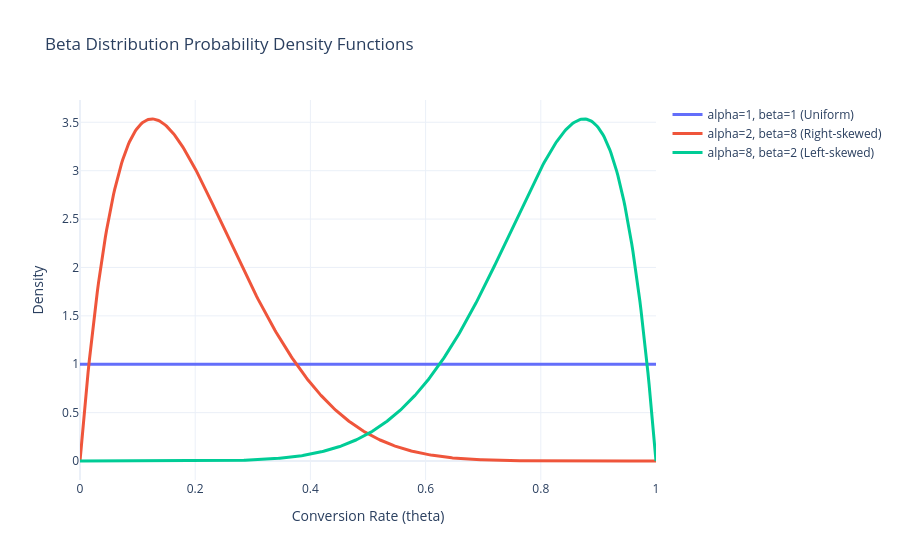

The code cell stored with this chart in its notebook:
### Markdown cell above
## 1. Structural Probability and Properties

The Beta distribution is defined by two shape parameters, $\alpha$ and $\beta$, which act as "pseudo-counts" of successes and failures.

*   **Uninformative state $(\alpha=1, \beta=1)$:** The density is perfectly flat (a Uniform distribution). The center of mass is exactly at 0.5, representing complete uncertainty where all values of $\theta$ are equally likely.
*   **Right-skewed state $(\alpha=2, \beta=8)$:** The parameter $\beta$ is dominant, pulling the probability mass strongly toward 0. The distribution has a long tail to the right (right-skewed), indicating a high belief that the true probability is low.
*   **Left-skewed state $(\alpha=8, \beta=2)$:** The parameter $\alpha$ is dominant, pulling the probability mass strongly toward 1. The distribution has a long tail to the left (left-skewed), indicating a high belief that the true probability is high.

### Code cell
import numpy as np
import plotly.graph_objects as go
from scipy.stats import beta

theta = np.linspace(0, 1, 500)

fig = go.Figure()

# (1, 1) Uninformative
fig.add_trace(go.Scatter(x=theta, y=beta.pdf(theta, 1, 1), 
                         name="alpha=1, beta=1 (Uniform)", line=dict(width=3)))

# (2, 8) Right-skewed
fig.add_trace(go.Scatter(x=theta, y=beta.pdf(theta, 2, 8), 
                         name="alpha=2, beta=8 (Right-skewed)", line=dict(width=3)))

# (8, 2) Left-skewed
fig.add_trace(go.Scatter(x=theta, y=beta.pdf(theta, 8, 2), 
                         name="alpha=8, beta=2 (Left-skewed)", line=dict(width=3)))

fig.update_layout(title="Beta Distribution Probability Density Functions",
                  xaxis_title="Conversion Rate (theta)",
                  yaxis_title="Density",
                  template="plotly_white")
fig.show()

### Figure 1 — Plotly figure (JSON) as saved in the notebook; plotly's stock layout.template omitted (floating-point values rounded to 4 significant figures; data arrays with more than 128 entries replaced by an {"elided": "..."} marker saying what was removed)
{"data": [{"line": {"width": 3}, "name": "alpha=1, beta=1 (Uniform)", "type": "scatter", "x": {"elided": "500 float values"}, "y": {"elided": "500 float values"}}, {"line": {"width": 3}, "name": "alpha=2, beta=8 (Right-skewed)", "type": "scatter", "x": {"elided": "500 float values"}, "y": {"elided": "500 float values"}}, {"line": {"width": 3}, "name": "alpha=8, beta=2 (Left-skewed)", "type": "scatter", "x": {"elided": "500 float values"}, "y": {"elided": "500 float values"}}], "layout": {"title": {"text": "Beta Distribution Probability Density Functions"}, "xaxis": {"title": {"text": "Conversion Rate (theta)"}}, "yaxis": {"title": {"text": "Density"}}}}
